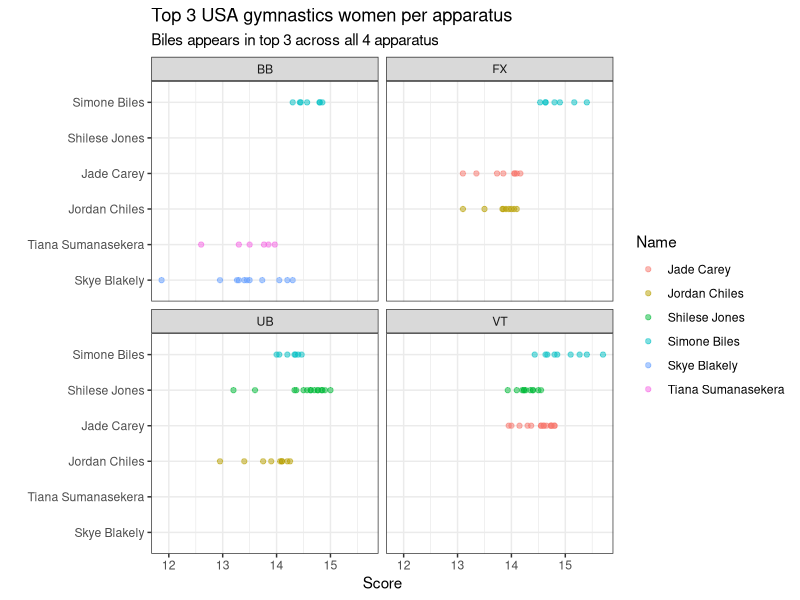
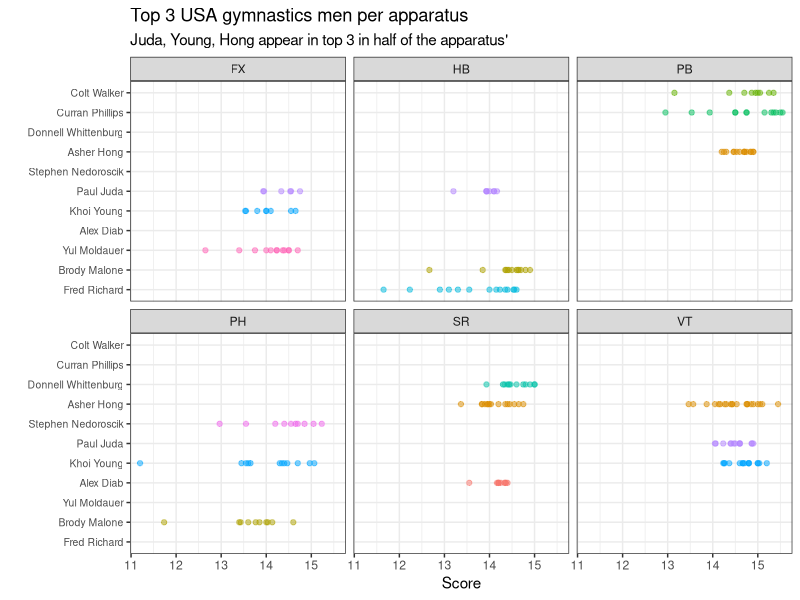
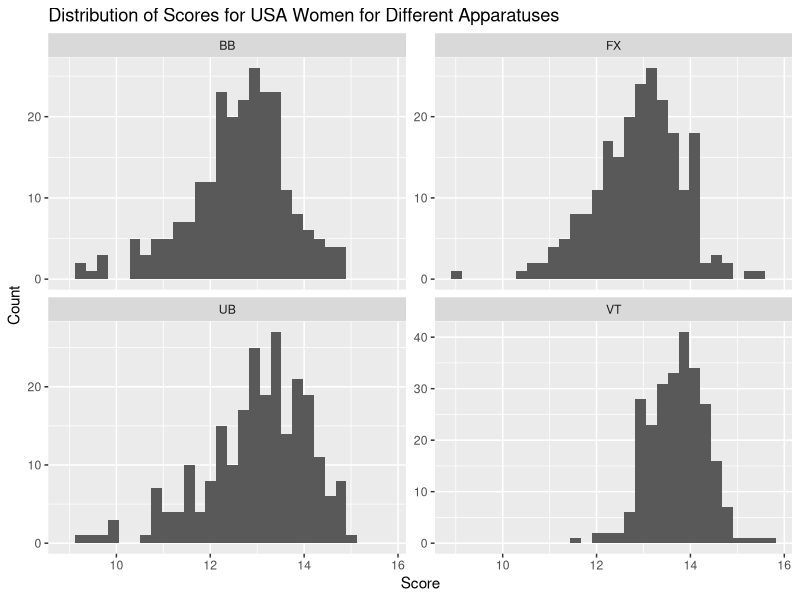
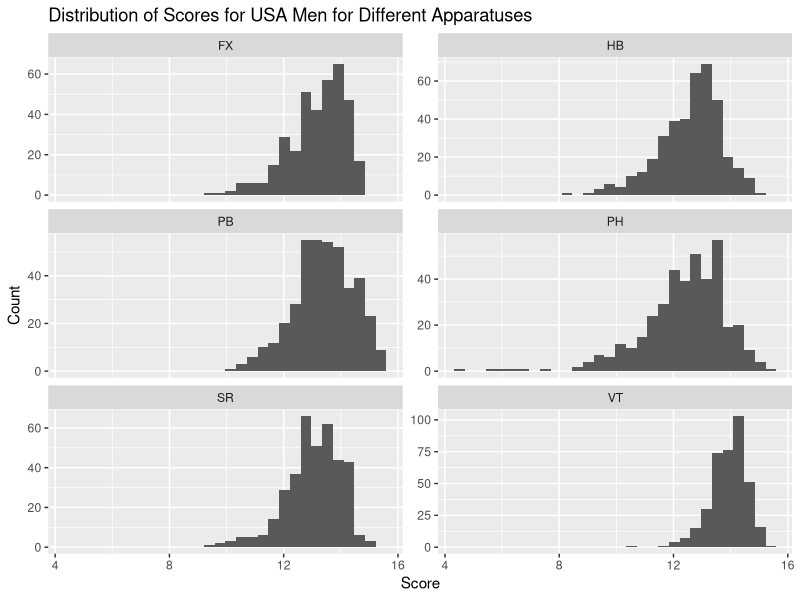
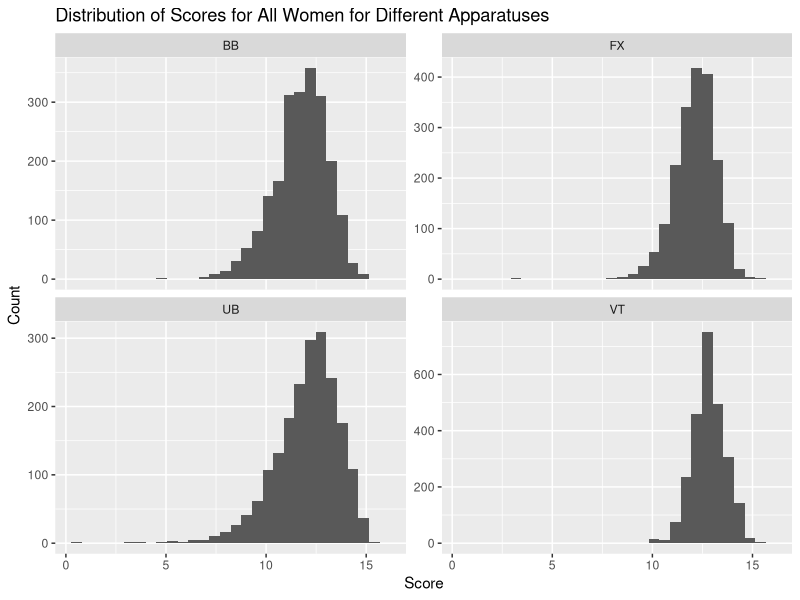
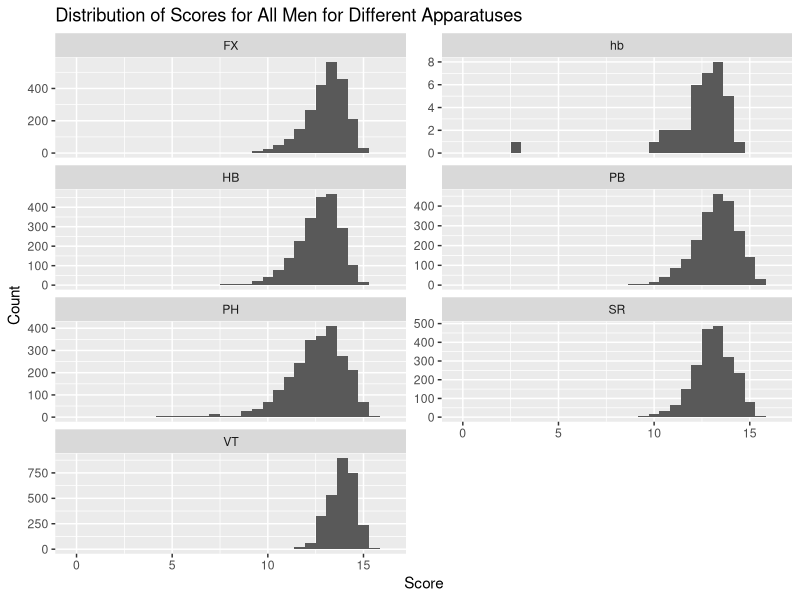

Write the R code that produced these figures, in order.
## ---- chunk 1
knitr::opts_chunk$set(echo = TRUE)
## ---- chunk 2
library(readr)
library(tidyverse)
library(dplyr)
library(stringr)
library(lubridate)
library(knitr)
## ---- chunk 3
#| label: load-data
data_2022_2023 <- read_csv("Data/data_2022_2023.csv")
data_2017_2021 <- read_csv("Data/data_2017_2021.csv")

#DO NOT CHANGE ORDER

data_2022_2023$Apparatus[data_2022_2023$Apparatus == "VT2"] <- "VT"
data_2022_2023$Apparatus[data_2022_2023$Apparatus == "VT1"] <- "VT"
data_2022_2023$Apparatus[data_2022_2023$Apparatus == "UE"] <- "UB"

data_2022_2023$Penalty[is.na(data_2022_2023$Penalty)] <- 0

#Girls filtering for middle name
data_2022_2023$FirstName[data_2022_2023$FirstName == "Joscelyn Michelle"] <- "Joscelyn"
data_2022_2023$FirstName[data_2022_2023$FirstName == "Nola Rhianne"] <- "Nola"

#Guys filtering for middle name
data_2022_2023$FirstName[data_2022_2023$FirstName == "Taylor Troy"] <- "Taylor"
data_2022_2023$FirstName[data_2022_2023$FirstName == "Joshua Andrew"] <- "Joshua"
data_2022_2023$FirstName[data_2022_2023$FirstName == "Yul Kyung Tae"] <- "Yul"
data_2022_2023$FirstName[data_2022_2023$FirstName == "Curran Michael"] <- "Curran"
data_2022_2023$FirstName[data_2022_2023$FirstName == "Frederick Nathaniel"] <- "Fred"
data_2022_2023$FirstName[data_2022_2023$FirstName == "Frederick"] <- "Fred"
data_2022_2023$FirstName[data_2022_2023$FirstName == "Ian Hunter"] <- "Ian"
data_2022_2023$FirstName[data_2022_2023$FirstName == "Shane Michael"] <- "Shane"
data_2022_2023$FirstName[data_2022_2023$FirstName == "Khoi Alexander"] <- "Khoi"

data_2022_2023$FirstName[data_2022_2023$FirstName == "Yunus Emre"] <- "Yunus"

data_2022_2023$FirstName[data_2022_2023$FirstName == "Yuan-Hsi"] <- "Yuan Hsi"

data_2022_2023$FirstName[data_2022_2023$FirstName == "Yu-Jan"] <- "Yu Jan"

data_2022_2023$LastName[data_2022_2023$LastName == "VILLAVERDE MEDEROS"] <- "VILLAVERDE"

data_2022_2023$LastName[data_2022_2023$LastName == "VALENZUELA ASTUDILLO"] <- "VALENZUELA"

data_2022_2023$FirstName[data_2022_2023$FirstName == "Yiseth Eliana"] <- "Yiseth"
data_2022_2023$FirstName[data_2022_2023$FirstName == "Yi-Chen"] <- "Yi Chen"
data_2022_2023$FirstName[data_2022_2023$FirstName == "Yi-Chun"] <- "Yi Chun"

data_2022_2023$FirstName[data_2022_2023$FirstName == "Yefferson Gregorio"] <- "Yefferson"
data_2022_2023$LastName[data_2022_2023$LastName == "ANTON YEGUEZ"] <- "ANTON"

data_2022_2023$LastName[data_2022_2023$LastName == "ANTON YEGUEZ"] <- "ANTON"

data_2022_2023$FirstName[data_2022_2023$FirstName == "Wout Johan Alexander"] <- "Wout"

data_2022_2023$FirstName[data_2022_2023$FirstName == "Wilfry Manuel"] <- "Wilfry"

data_2022_2023$FirstName[data_2022_2023$FirstName == "Wei-Sheng"] <- "Wei Sheng"

data_2022_2023$FirstName[(data_2022_2023$Competition == "BIRMINGHAM 2022 Commonwealth Games") & (is.na(data_2022_2023$LastName))] <- "Kate"

data_2022_2023$LastName[(data_2022_2023$Competition == "BIRMINGHAM 2022 Commonwealth Games") & (is.na(data_2022_2023$LastName))] <- "MCDONALD"

data_2022_2023$FirstName[data_2022_2023$LastName == "SOUZA BITENCOU"] <- "Lucas"
data_2022_2023$LastName[data_2022_2023$LastName == "SOUZA BITENCOU"] <- "BITENCOURT"

data_2022_2023$LastName[data_2022_2023$LastName == "DE JESUS DOS SANTOS"] <- "JESUS SANTOS"

data_2022_2023$FirstName[data_2022_2023$LastName == "JESUS SANT"] <- "Melanie"
data_2022_2023$LastName[data_2022_2023$LastName == "JESUS SANT"] <- "JESUS SANTOS"

data_2022_2023$LastName[data_2022_2023$LastName == "ELPITIYA BADALGE DONA"] <- "GEHANI"
data_2022_2023$FirstName[data_2022_2023$FirstName == "Milka Gehani"] <- "Milka"

data_2022_2023$FirstName[data_2022_2023$LastName == "ELPITIYA BADALG D"] <- "Milka"

data_2022_2023$LastName[data_2022_2023$LastName == "ELPITIYA BADALG D"] <- "GEHANI"

data_2022_2023$FirstName[(data_2022_2023$Competition == "2022 51st FIG Artistic Gymnastics World Championship") & (is.na(data_2022_2023$LastName))] <- "Kate"

data_2022_2023$LastName[(data_2022_2023$Competition == "2022 51st FIG Artistic Gymnastics World Championship") & (is.na(data_2022_2023$LastName))] <- "MCDONALD"

data_2022_2023$FirstName[(data_2022_2023$Competition == "2023 Varna World Challenge Cup") & (is.na(data_2022_2023$LastName))] <- "Daria"

data_2022_2023$LastName[(data_2022_2023$Competition == "2023 Varna World Challenge Cup") & (is.na(data_2022_2023$LastName))] <- "HARTMANN"

data_2022_2023$FirstName[data_2022_2023$LastName == "ABIYURAFI"] <- "Abiyu"
data_2022_2023$LastName[data_2022_2023$LastName == "ABIYURAFI"] <- "Rafi"

##Tidy for plots ... #MEN
data_2022_2023$LastName[data_2022_2023$LastName == "RICHARD"] <- "Richard"
data_2022_2023$LastName[data_2022_2023$LastName == "MALONE"] <- "Malone"
data_2022_2023$LastName[data_2022_2023$LastName == "JUDA"] <- "Juda"
data_2022_2023$LastName[data_2022_2023$LastName == "PHILLIPS"] <- "Phillips"
data_2022_2023$LastName[data_2022_2023$LastName == "WALKER"] <- "Walker"
data_2022_2023$LastName[data_2022_2023$LastName == "HONG"] <- "Hong"
data_2022_2023$LastName[data_2022_2023$LastName == "MOLDAUER"] <- "Moldauer"
data_2022_2023$LastName[data_2022_2023$LastName == "YOUNG"] <- "Young"
data_2022_2023$LastName[data_2022_2023$LastName == "MCCOOL"] <- "McCool"
data_2022_2023$LastName[data_2022_2023$LastName == "NEDOROSCIK"] <- "Nedoroscik"
data_2022_2023$LastName[data_2022_2023$LastName == "SKIRKEY"] <- "Skirkey"
data_2022_2023$LastName[data_2022_2023$LastName == "WHITTENBURG"] <- "Whittenburg"
data_2022_2023$LastName[data_2022_2023$LastName == "DIAB"] <- "Diab"
data_2022_2023$LastName[data_2022_2023$LastName == "LOOS"] <- "Loos"
data_2022_2023$LastName[data_2022_2023$LastName == "SUN"] <- "Sun"
data_2022_2023$LastName[data_2022_2023$LastName == "JAROH"] <- "Jaroh"

#WOMEN
data_2022_2023$LastName[data_2022_2023$LastName == "BILES"] <- "Biles"
data_2022_2023$LastName[data_2022_2023$LastName == "SUMANASEKERA"] <- "Sumanasekera"
data_2022_2023$LastName[data_2022_2023$LastName == "BLAKELY"] <- "Blakely"
data_2022_2023$LastName[data_2022_2023$LastName == "JONES"] <- "Jones"
data_2022_2023$LastName[data_2022_2023$LastName == "WONG"] <- "Wong"
data_2022_2023$LastName[data_2022_2023$LastName == "CHILES"] <- "Chiles"
data_2022_2023$LastName[data_2022_2023$LastName == "CAREY"] <- "Carey"
data_2022_2023$LastName[data_2022_2023$LastName == "DICELLO"] <- "DiCello"
data_2022_2023$LastName[data_2022_2023$LastName == "LEE"] <- "Lee"
data_2022_2023$LastName[data_2022_2023$LastName == "ROBERSON"] <- "Roberson"
## ---- chunk 4
#| label: usa-filter-data

usa_data_2022_2023 <- data_2022_2023 |>
  filter(`Country` == "USA")

usa_data_2017_2021 <- data_2017_2021 |>
  filter(`Country` == "USA")

#data_2022_2023 <- rbind(data_2022_2023, data_2017_2021)

data_2022_2023$Apparatus[data_2022_2023$Apparatus == "VT2"] <- "VT"
data_2022_2023$Apparatus[data_2022_2023$Apparatus == "VT1"] <- "VT"

## ---- chunk 5

# Assuming your dataframe is called data_2022_2023 and the column with dates is "Date"

# Step 1: Create a function to extract the second date from each string
extract_second_date <- function(date_string) {
  parts <- str_extract_all(date_string, "\\d{1,2}\\s[A-Za-z]+\\s\\d{4}")[[1]]
  if (length(parts) == 2) {
    # If there are two dates, return the second one
    return(parts[2])
  } else if (length(parts) == 1) {
    # If there is only one date, return it
    return(parts[1])
  } else {
    return(NA)
  }
}

# Step 2: Apply the function to the Date column and convert to Date objects
data_2022_2023 <- data_2022_2023 %>%
  mutate(
    SecondDateStr = sapply(Date, extract_second_date),
    SecondDate = dmy(SecondDateStr)
  )

# Define the end date
end_date <- dmy("01-01-2024")

# Calculate the number of days from the SecondDate to the end date
data_2022_2023 <- data_2022_2023 %>%
  mutate(
    DaysUntil2024 = as.integer(end_date - SecondDate)
  )
## ---- chunk 6
data_2022_2023 <- data_2022_2023 %>% 
  mutate(Name = paste(FirstName, LastName))

top5usa <- function(gen, ap){
  df <- data_2022_2023 %>%
    filter(Gender == gen, Country == "USA", Apparatus == ap) %>% 
    group_by(Name) %>%
    summarise(mean = mean(Score), samples = n()) %>%
    filter(samples >=6) %>% 
    arrange(desc(mean)) %>%
    top_n(3, mean) %>%
    inner_join(data_2022_2023 %>% filter(Apparatus == ap), by = c("Name"="Name")) %>%
    arrange(desc(mean)) %>% 
    select(Name, Apparatus, Score, DaysUntil2024, mean) %>%
  return(df)
}
usawomenbb <- top5usa("w", "BB")
topusawomen <- rbind(top5usa("w", "BB"),top5usa("w","UB"), top5usa("w","FX"), top5usa("w","VT")) 
topusmen <- rbind(top5usa("m", "HB"),top5usa("m","PB"), top5usa("m","FX"), top5usa("m","VT"), top5usa("m","PH"), top5usa("m","SR")) 
## ---- chunk 7
u5w <- ggplot(topusawomen, aes(y = reorder(Name,mean), x = Score, color = Name)) + 
  geom_point(alpha = 0.5) +
  facet_wrap(~Apparatus, drop = TRUE) + 
  labs(title = "Top 3 USA gymnastics women per apparatus", subtitle = "Biles appears in top 3 across all 4 apparatus",
       y = " " )+ theme_bw()
u5w
## ---- chunk 8
u5m <- ggplot(topusmen, aes(y = reorder(Name,mean), x = Score, color = Name)) + 
  geom_point(alpha = 0.5) +
  facet_wrap(~Apparatus, drop = TRUE) + labs(title = "Top 3 USA gymnastics men per apparatus", subtitle = "Juda, Young, Hong appear in top 3 in half of the apparatus'",
       y = " ") + theme_bw() + theme(axis.text.y.left = element_text(size=7.5), legend.position = "none")
u5m
## ---- chunk 9
results <- data.frame(
  Category = c("All Around", "All Around", "Specialist", "Specialist", "Specialist", "Pred. Medal Count"),
  USA_Women = c( "Simone Biles", "Shilese Jones", "Skye Blakely", "Jade Carey", "Zoe Miller", "4.314"),
  USA_Men = c("Value2", "Value3", "Value4", "Value5", "Value6", "0")
)
kable(results, , caption = "Results for USA Gymastics Team, with Predicted Medal Counts")
## ---- chunk 10
usa_data_2022_2023_f <-  usa_data_2022_2023 |>
  filter(Gender == "w")

usa_data_2022_2023_m <- usa_data_2022_2023 |>
  filter(Gender == "m")

data_2022_2023_f <- data_2022_2023 |>
  filter(Gender == "w")

data_2022_2023_m <- data_2022_2023 |>
  filter(Gender == "m")

ggplot(aes(x= Score), data = usa_data_2022_2023_f) + geom_histogram() + facet_wrap(~Apparatus, scales = "free_y", ncol = 2) + labs(title = "Distribution of Scores for USA Women for Different Apparatuses", y = "Count")

ggplot(aes(x= Score), data = usa_data_2022_2023_m) + geom_histogram() + facet_wrap(~Apparatus, scales = "free_y", ncol = 2) + labs(title = "Distribution of Scores for USA Men for Different Apparatuses", y = "Count")


ggplot(aes(x= Score), data = data_2022_2023_f) + geom_histogram() + facet_wrap(~Apparatus, scales = "free_y", ncol = 2) + labs(title = "Distribution of Scores for All Women for Different Apparatuses", y = "Count")

ggplot(aes(x= Score), data = data_2022_2023_m) + geom_histogram() + facet_wrap(~Apparatus, scales = "free_y", ncol = 2)+ labs(title = "Distribution of Scores for All Men for Different Apparatuses", y = "Count")
